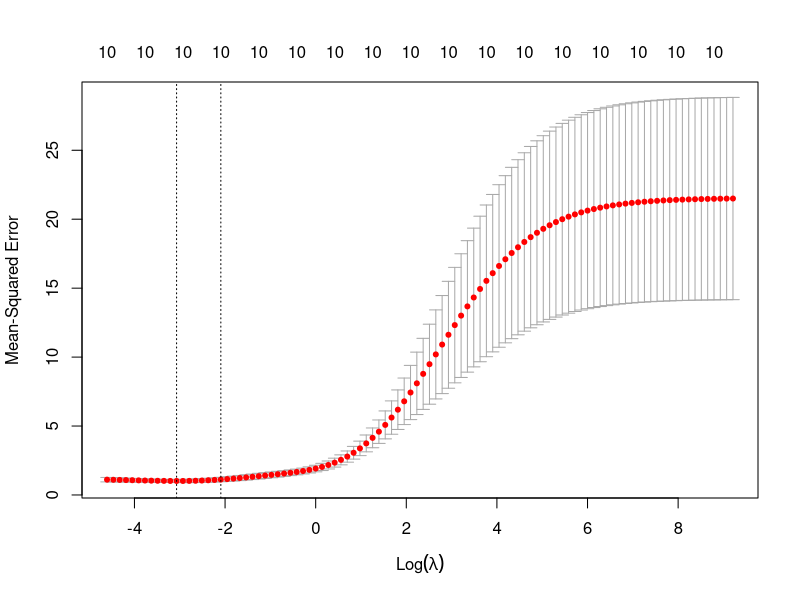
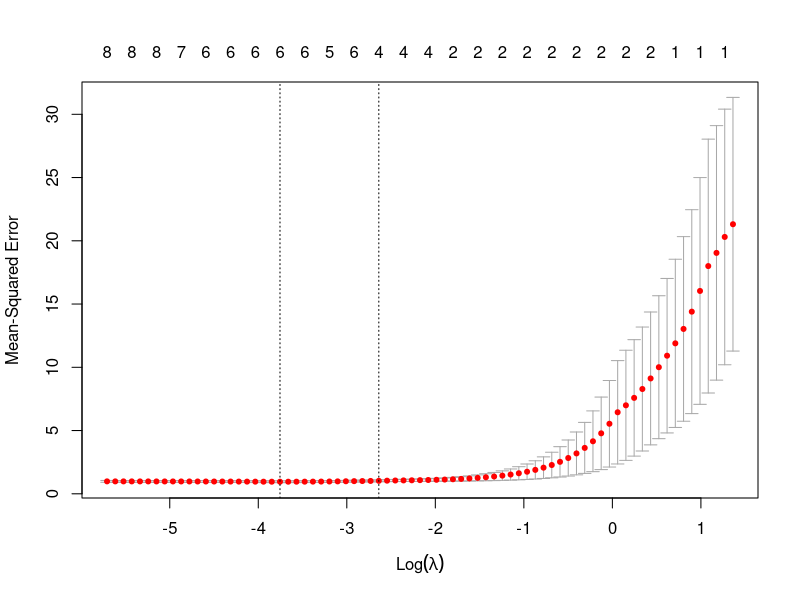

Write R code to recreate these figures, in order.
library(glmnet)
set.seed(1)
X <- rnorm(100)
e <- rnorm(100)
Y <- 2 + 0.5 * X + 4 * X^2 - 1 * X^3 + e
dataFrame <- data.frame(y = Y, x = X)
xmat <- model.matrix(y ~ x + I(x^2) + I(x^3) + I(x^4) + I(x^5) + I(x^6) + I(x^7) + I(x^8) + I(x^9) + I(x^10), data = dataFrame)[, -1]

grid <- 10 ^ seq(4, -2, length = 100)
ridge <- cv.glmnet(xmat, Y, alpha = 0, lambda = grid)
plot(ridge)
cvRidgeLambda <- ridge$lambda.min
ridge <- glmnet(xmat, Y, alpha = 0, lambda = grid)
predict(ridge, s = cvRidgeLambda, type = "coefficients")[1:11, ]
# X^2 and X^3 got pretty big weights
# X^6 to X^10 have low weights

lasso <- cv.glmnet(xmat, Y, alpha = 1)
plot(lasso)
cvLambda <- lasso$lambda.min
# Now we use this lambda for refitting
lasso <- glmnet(xmat, Y, alpha = 1)
predict(lasso, s = cvLambda, type = "coefficients")[1:11, ]
# We see that this method picks X, X^2, X^3, X^6 and X^8 as variables for the model.
# However, the coeffs of X^6 and X^8 are really small (almost negligible)